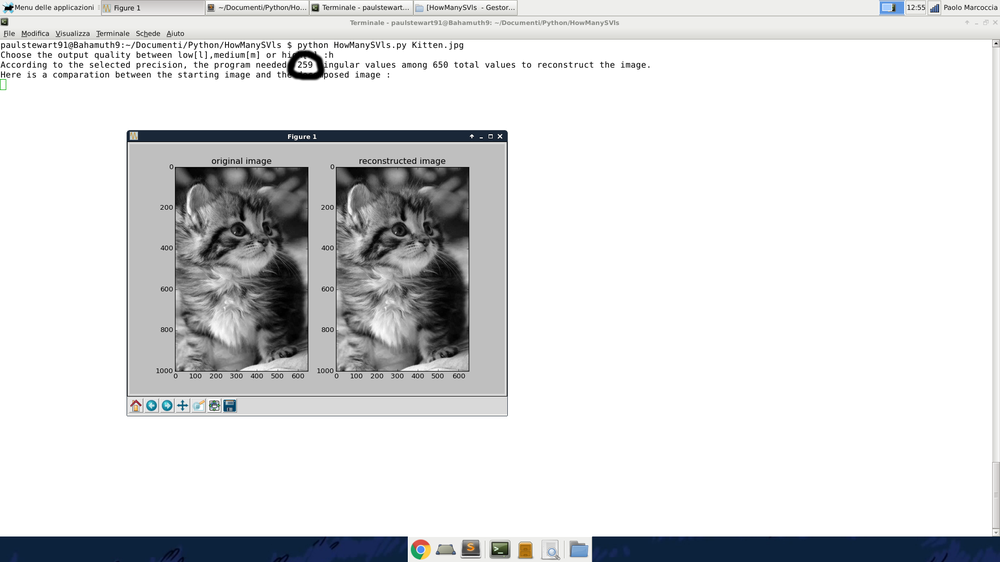
#> input picture KittenHighQuality.png, 1000 x 562 px, shrunk from 1920 x 1080 before the run
$ python HowManySVls.py KittenHighQuality.png
#> lines starting #> are read from the running program, lines starting #| are printed output that depends on the picture
# This program, once called will load the first argument of the call as the image to analyze,
# and will esteem in function of the required precision how many singular values are necessary for the decomposition

import sys
import numpy as np
import matplotlib.pyplot as plt
from PIL import Image

plt.style.use('grayscale')
img = Image.open(sys.argv[1])
#> img is the input picture: PIL image 1000x562 RGB; mean R, G, B 219.3, 220.2, 221.2

# Convert image to grayscale in order to have only one dimension per pixel

imggray = img.convert('LA')
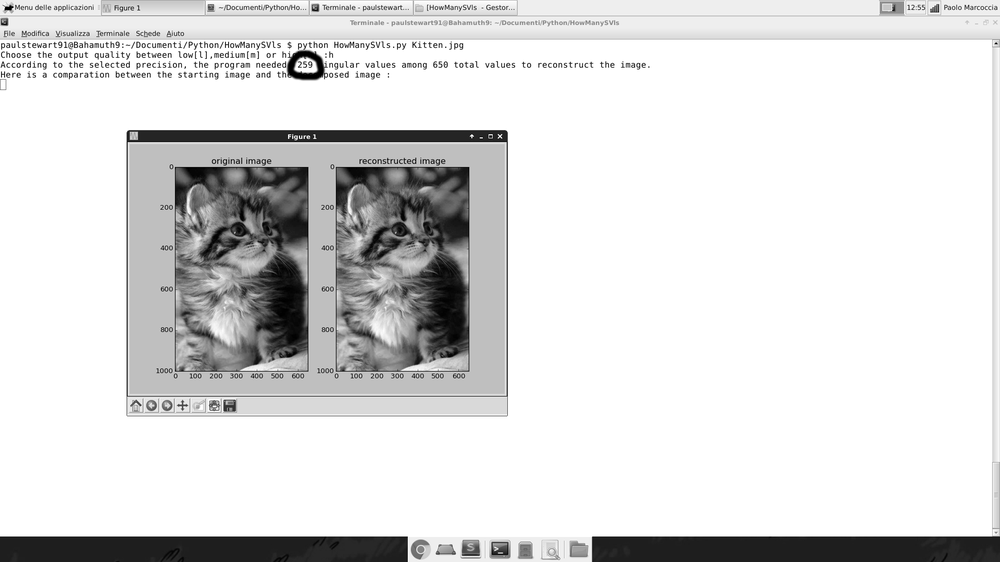
#> imggray: PIL image 1000x562 LA; mean R, G, B, A 220.1, 220.1, 220.1, 255

# Convert the image to a numpy array, in order to create a matrix containing the pixels information

imgarr = np.array(list(imggray.getdata(band=0)),float)

imgarr.shape = (imggray.size[1],imggray.size[0])

#Decomposing the image

U,D,V = np.linalg.svd(imgarr)
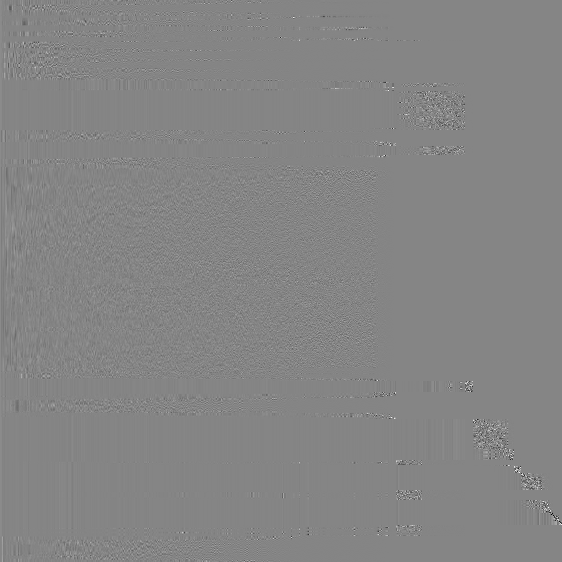
#> U: shape (562, 562) float64; min -0.95, max 0.871, mean 7.32e-05; drawn with min black and max white
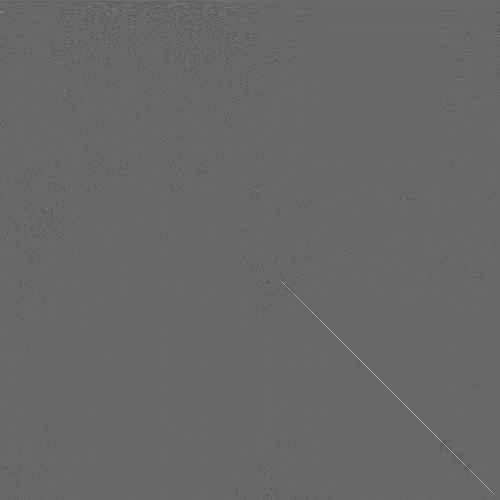
#> V: shape (1000, 1000) float64 (shown at 1/2 size); min -0.675, max 0.984, mean 3.41e-05; drawn with min black and max white
#> D = 562 values, max 169211.6 at index 0, min 1.68e-11 at index 396, mean 616.7

# Asking for the decomposition quality

opt = 0
while(opt == 0):

	inputstring = "Choose the output quality between low[l],medium[m] or high[h] :"
#> (the run stopped early here; a loop or call above may not have finished)

$ run again, on KittenMediumQuality.png
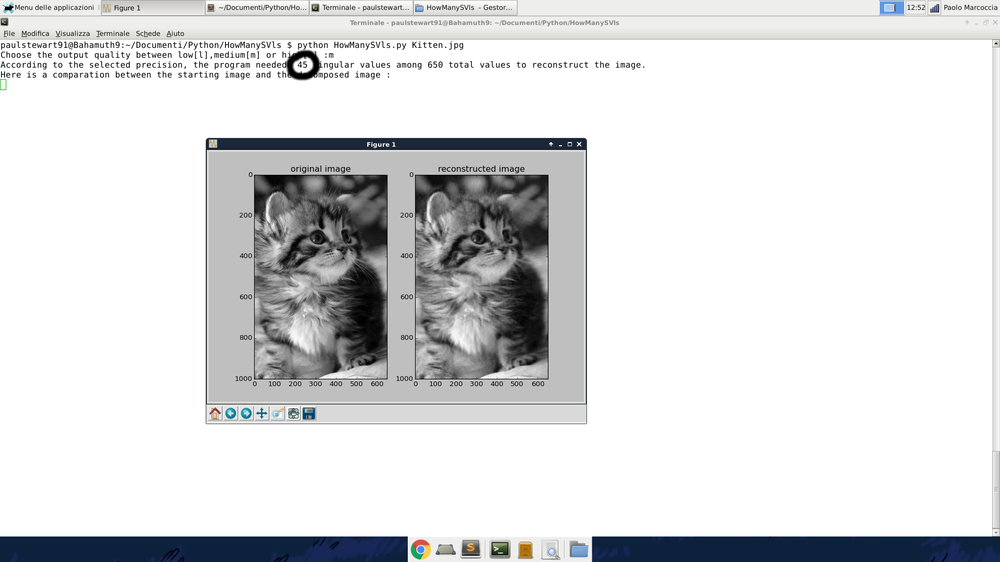
#> input picture KittenMediumQuality.png, 1000 x 562 px, shrunk from 1920 x 1080 before the run
#> img is the input picture: PIL image 1000x562 RGB; mean R, G, B 219.4, 220.4, 221.4
#> `imggray = img.convert('LA')`:
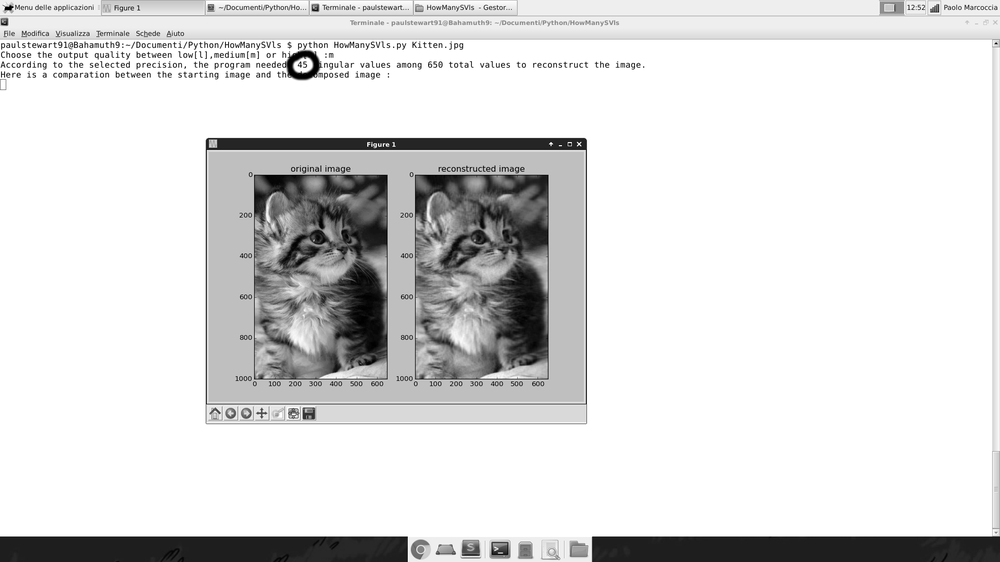
#> imggray: PIL image 1000x562 LA; mean R, G, B, A 220.2, 220.2, 220.2, 255
#> D = 562 values, max 169225.5 at index 0, min 1.67e-11 at index 396, mean 608.5
